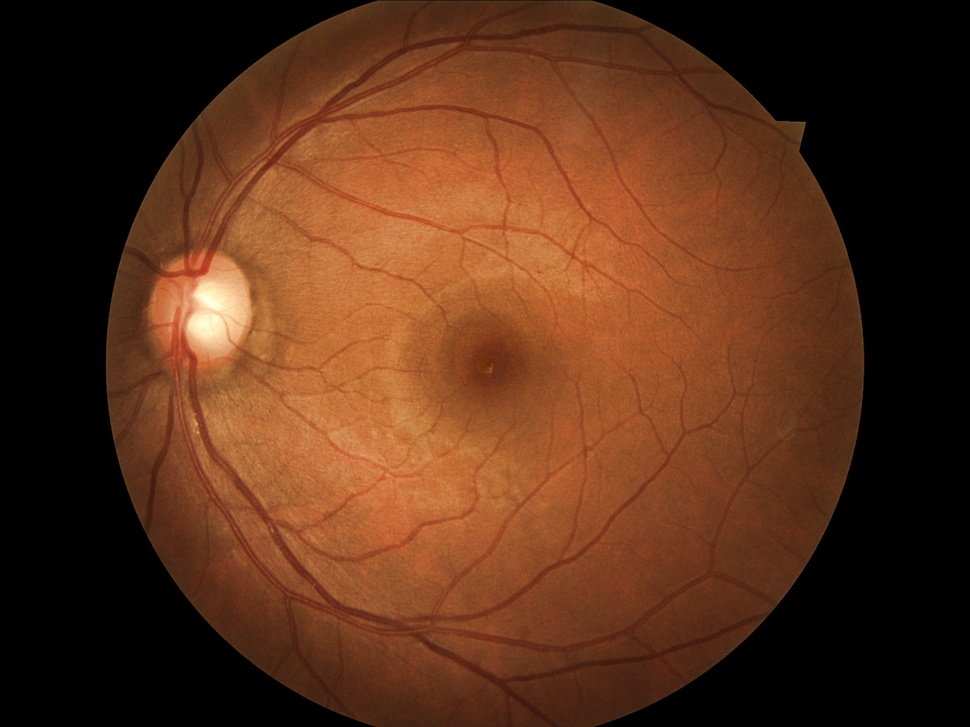
//> input picture prog9/test.jpg, 970 x 727 px, shrunk from 2592 x 1944 before the run
$ ./retinopathy   (built with g++ and OpenCV 4)
//> lines starting //> are read from the running program, lines starting //| are printed output that depends on the picture; after the words box and inside, x2 and y2 are one past the last pixel; in counts of white or black regions, pixels touching at a corner belong together

#include <cv.h>
#include <highgui.h>
#include <stdio.h>
#include <opencv2/opencv.hpp>
#include "opencv2/core/core.hpp"
#include "opencv2/highgui/highgui.hpp"
#include <opencv2/opencv.hpp>
#include <opencv2/imgproc/imgproc.hpp>
#include <opencv2/objdetect/objdetect.hpp>
#include "opencv2/video/tracking.hpp"

using namespace cv;
using namespace std;
void showHistogram(Mat& img)
{
	int bins = 256;
	int nc = img.channels();
	vector<Mat> hist(nc);
	// histogram arrays
	// This creates an array (vector is a C++ STL wrapper around arrays)
	// of matrices and puts the image "example.jpg" into a matrix and pushes
	// that matrix onto the first position of the array.

	// Initalize histogram arrays with black Background
	for (int i = 0; i < hist.size(); i++)
		hist[i] = Mat::zeros(1, bins, CV_32SC1);

	// Calculate the histogram of the image
	for (int i = 0; i < img.rows; i++)
	{
		for (int j = 0; j < img.cols; j++)
		{
			for (int k = 0; k < nc; k++)
			{
				uchar val = nc == 1 ? img.at<uchar>(i,j) : img.at<Vec3b>(i,j)[k];
				hist[k].at<int>(val) += 1;
			}
		}
	}

	// For each histogram arrays, obtain the maximum (peak) value
	// Needed to normalize the display later
	int hmax[3] = {0,0,0};
	for (int i = 0; i < nc; i++)
	{
		for (int j = 0; j < bins-1; j++)
			hmax[i] = hist[i].at<int>(j) > hmax[i] ? hist[i].at<int>(j) : hmax[i];
	}

	const char* wname[3] = { "blue", "green", "red" };
	Scalar colors[3] = { Scalar(255,0,0), Scalar(0,255,0), Scalar(0,0,255) };

	vector<Mat> canvas(nc);

	// Display each histogram in a canvas
	for (int i = 0; i < nc; i++)
	{
		canvas[i] = Mat::ones(125, bins, CV_8UC3);

		for (int j = 0, rows = canvas[i].rows; j < bins-1; j++)
		{
			line(
				canvas[i],
				Point(j, rows),
				Point(j, rows - (hist[i].at<int>(j) * rows/hmax[i])),
				nc == 1 ? Scalar(200,200,200) : colors[i],
				1, 8, 0
			);
		}

		imshow(nc == 1 ? "value" : wname[i], canvas[i]);
	}
}

void showgrayScaleHistogram(Mat& img)
{
	int hist[256] = {0};
	int i,j, max;
	char intensity;
	for(i = 1; i<img.rows; i++)
	{
		for(j = 1; j<img.cols; j++)
			{
				hist[(int)img.at<uchar>(i,j)]++;
			}
	}
	max = hist[0];
	for(int i = 0; i<256; i++)
	{
		if(max<hist[i])
			max = hist[i];
	}
	Mat new_img(max/100, 256,CV_8UC1, Scalar(100));
	int temp;
	for (j=1;j<256;j++)
  {
		temp = (int)hist[j]/100;
    for(i=1; i<temp; i++)
    {
      new_img.at<uchar>(i,j) = 255;
    }
  }
	namedWindow("test", WINDOW_AUTOSIZE);
  imshow("test", new_img);

}

int main()
{
	Mat src = imread("test.jpg");
//> src is the input picture: 727 rows x 970 cols, CV_8UC3; mean B, G, R 25.6, 48.2, 88.5
	Mat src1 = imread("test.jpg", CV_LOAD_IMAGE_GRAYSCALE);
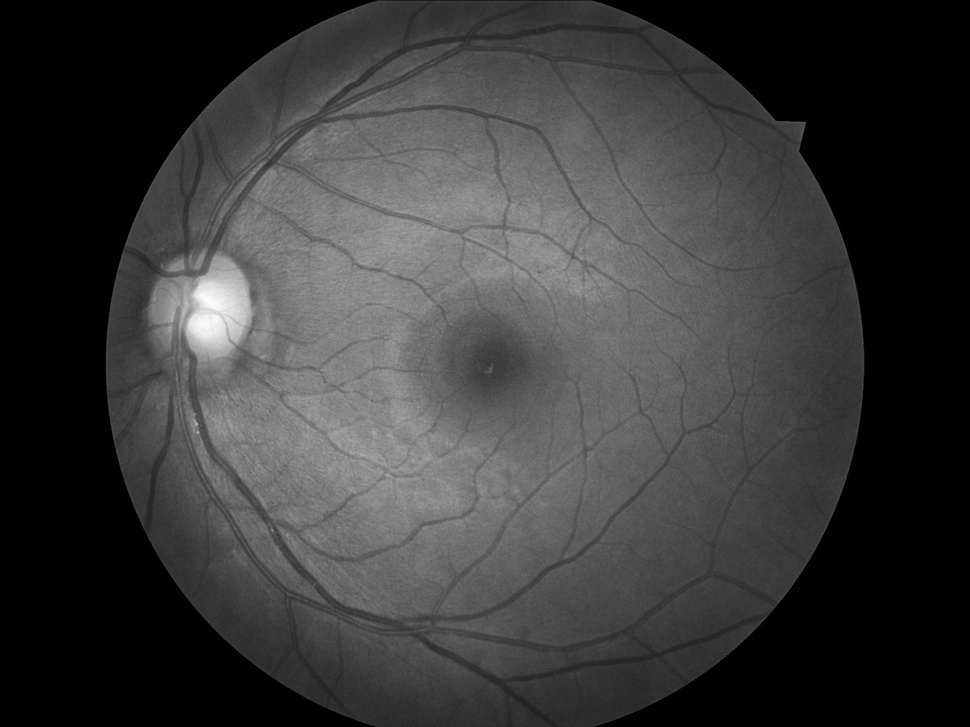
//> src1: 727 rows x 970 cols, CV_8UC1; min 0, max 253, mean 57.7
	Mat src_new = imread("test_j.png", CV_LOAD_IMAGE_GRAYSCALE);
//> test_j.png cannot be read in this run, so this picture is empty
	Mat dst;
	showHistogram(src);
//> after the loop in showHistogram, `for (int i = 0; i < nc; i++)`: hmax = [251680, 251572, 248646]
//> the loop in showHistogram, `for (int i = 0; i < nc; i++)` made 3 passes
//> pass 1, in showHistogram, `imshow(nc == 1 ? "value" : wname[i], canvas[i]);`:
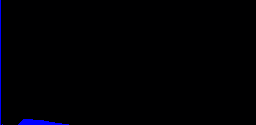
//> window 'blue': 125 rows x 256 cols, CV_8UC3; mean B, G, R 3.5, 0, 0
//> pass 2, in showHistogram, `imshow(nc == 1 ? "value" : wname[i], canvas[i]);`:
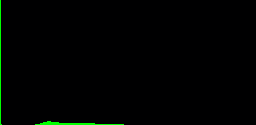
//> window 'green': 125 rows x 256 cols, CV_8UC3; mean B, G, R 1, 2.3, 0
	imshow("src", src);
	Mat gray_image;
	cvtColor( src, gray_image, CV_BGR2GRAY );
	namedWindow( "Gray image", CV_WINDOW_AUTOSIZE );
	imshow( "Gray image", gray_image );
	equalizeHist(gray_image, dst);
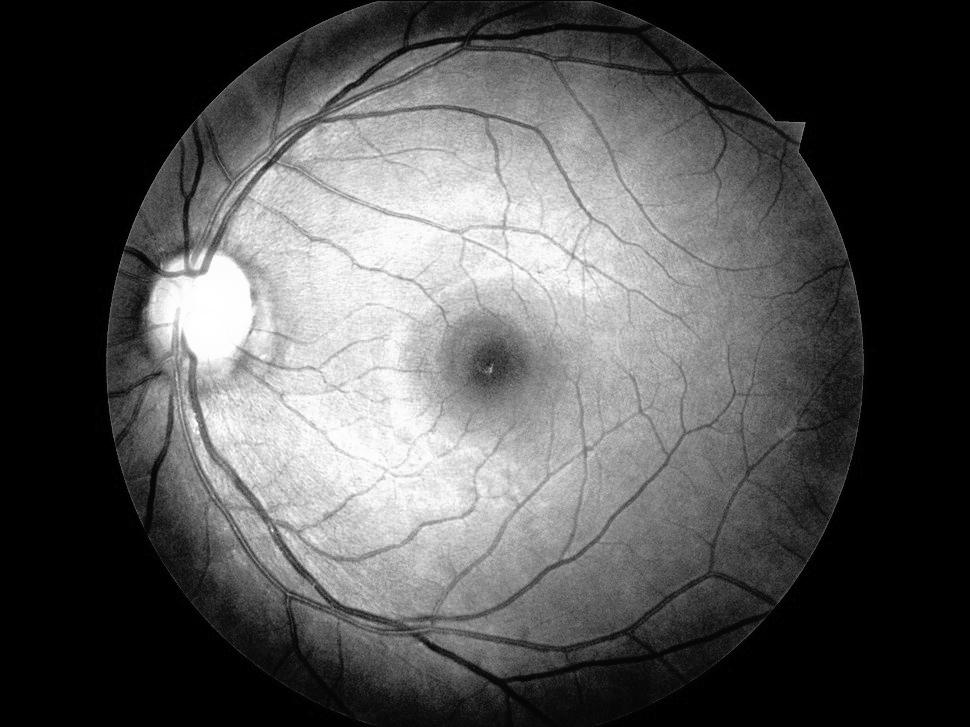
//> dst: 727 rows x 970 cols, CV_8UC1; min 0, max 255, mean 83.4
	namedWindow( "dst", CV_WINDOW_AUTOSIZE );
	imshow( "dst", dst );
	showgrayScaleHistogram(src1);
//> after the loop in showgrayScaleHistogram, `for(i = 1; i<img.rows; i++)`: hist = 256 values, max 251195 at index 0, min 0 at index 254, mean 2748
//> in showgrayScaleHistogram, `max = hist[0];`: max = 251195
//> in showgrayScaleHistogram, `Mat new_img(max/100, 256,CV_8UC1, Scalar(100));`: new_img: 2511 rows x 256 cols, CV_8UC1; every value is 100
//> the loop in showgrayScaleHistogram, `for (j=1;j<256;j++)` made 255 passes
//> temp on passes 1 to 3: 23, 10, 4
//> after the loop in showgrayScaleHistogram, `for (j=1;j<256;j++)`:
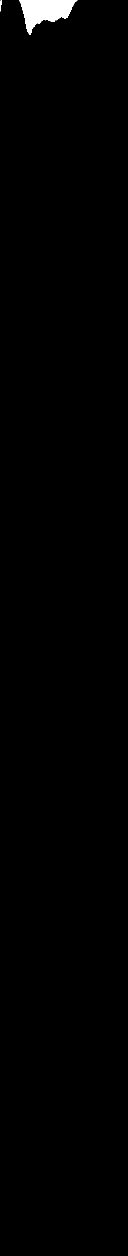
//> new_img: 2511 rows x 256 cols, CV_8UC1 (shown at 1/2 size); values 100 (black) and 255 (white), 0.66% white; 2 white regions, box (x1, y1, x2, y2) and area: (38, 1, 155, 70) 4235, (1, 1, 4, 23) 34
	std::cout << "POSITIVE DR" << std::endl;
	waitKey(0);
	return 0;
}

$ run again, with prog9/10_left.jpeg copied over prog9/test.jpg
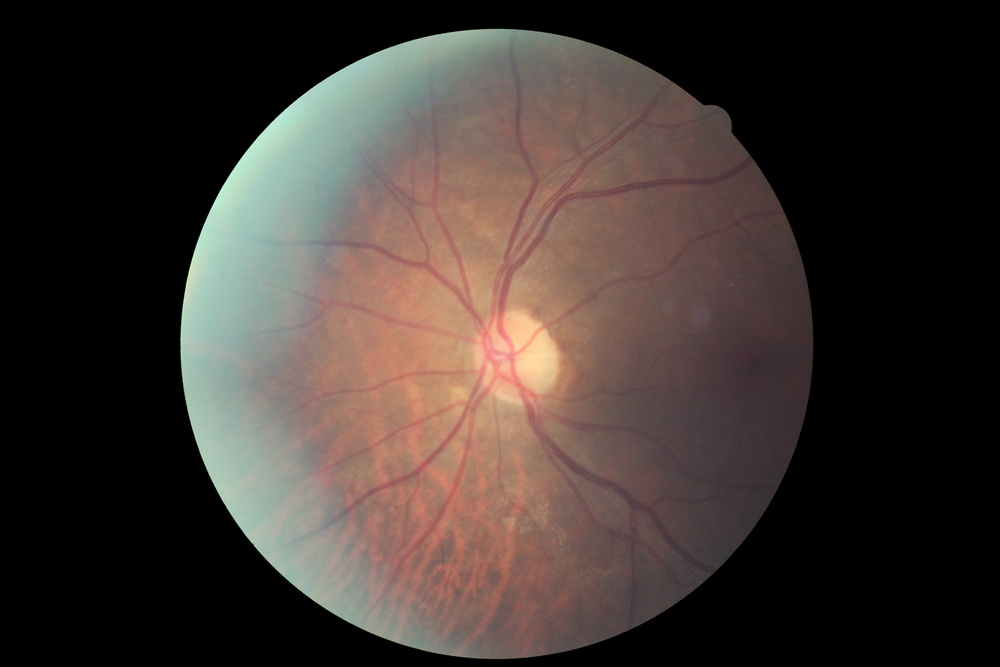
//> input picture prog9/10_left.jpeg, 1000 x 667 px, shrunk from 4752 x 3168 before the run
//> src is the input picture: 667 rows x 1000 cols, CV_8UC3; mean B, G, R 50, 54.6, 64.1
//> after the loop in showHistogram, `for (int i = 0; i < nc; i++)`: hmax = [348517, 346001, 346209]
//> `equalizeHist(gray_image, dst);`:
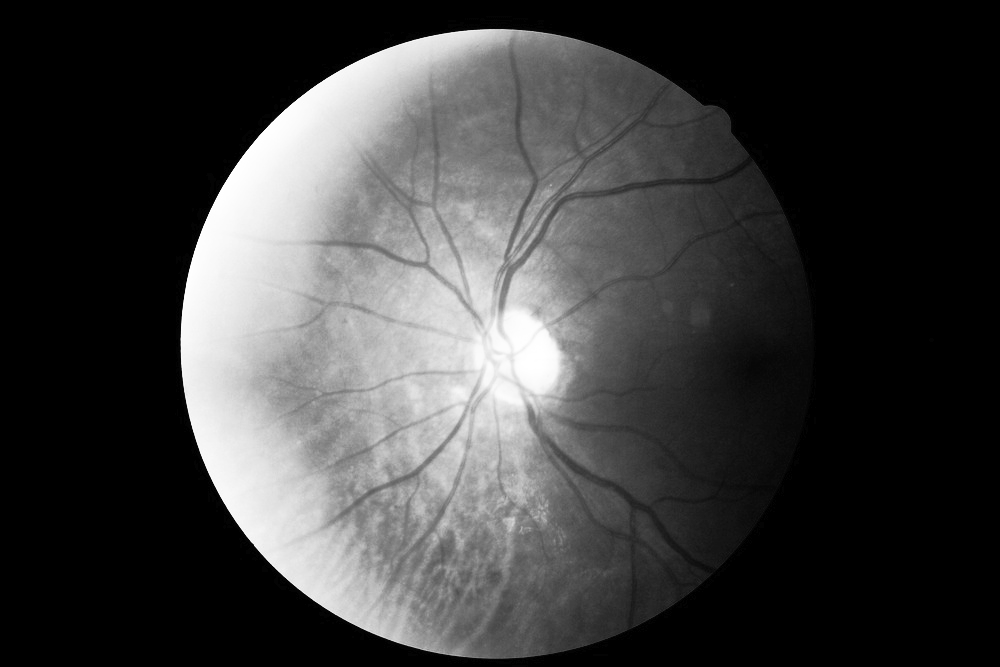
//> dst: 667 rows x 1000 cols, CV_8UC1; min 0, max 255, mean 62
//> after the loop in showgrayScaleHistogram, `for(i = 1; i<img.rows; i++)`: hist = 256 values, max 346730 at index 0, min 0 at index 237, mean 2599
//> in showgrayScaleHistogram, `max = hist[0];`: max = 346730
//> the loop in showgrayScaleHistogram, `for (j=1;j<256;j++)` made 255 passes
//> temp on passes 1 to 3: 21, 9, 4
//> after the loop in showgrayScaleHistogram, `for (j=1;j<256;j++)`:
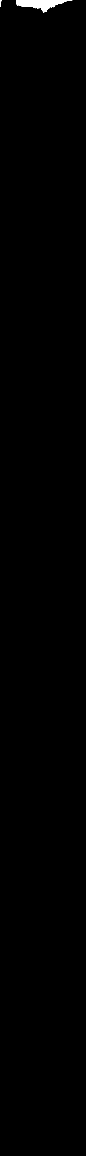
//> new_img: 3467 rows x 256 cols, CV_8UC1 (shown at 1/3 size); values 100 (black) and 255 (white), 0.33% white; 2 white regions, box (x1, y1, x2, y2) and area: (48, 1, 217, 38) 2869, (1, 1, 5, 21) 32

$ run again, with prog9/13_right.jpeg copied over prog9/test.jpg
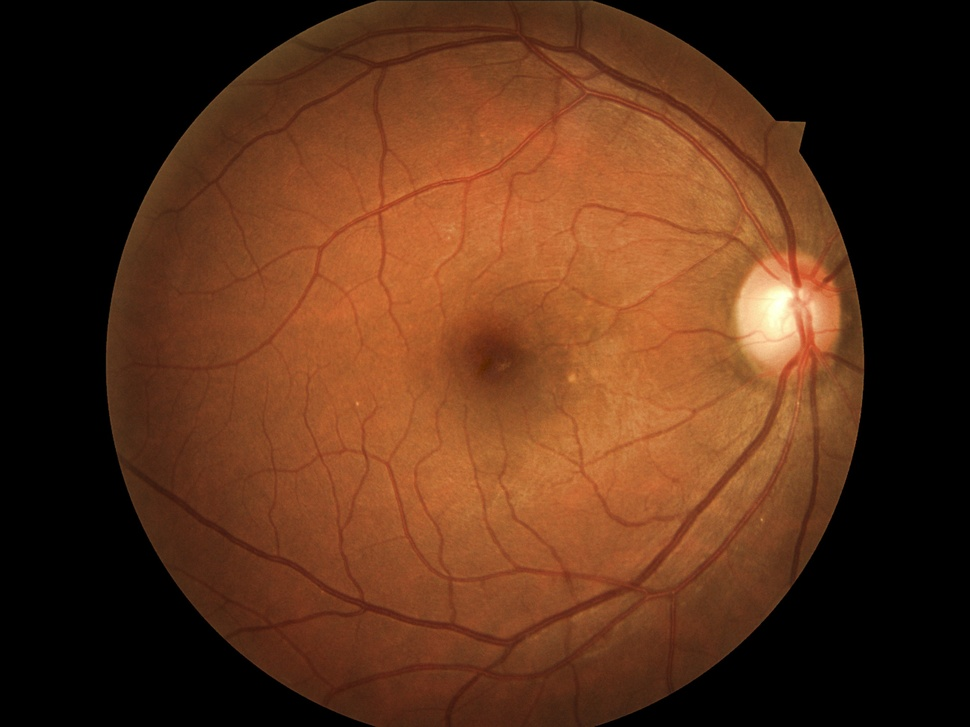
//> input picture prog9/13_right.jpeg, 970 x 727 px, shrunk from 2592 x 1944 before the run
//> src is the input picture: 727 rows x 970 cols, CV_8UC3; mean B, G, R 25.6, 48.9, 89.3
//> `Mat src1 = imread("test.jpg", CV_LOAD_IMAGE_GRAYSCALE);`:
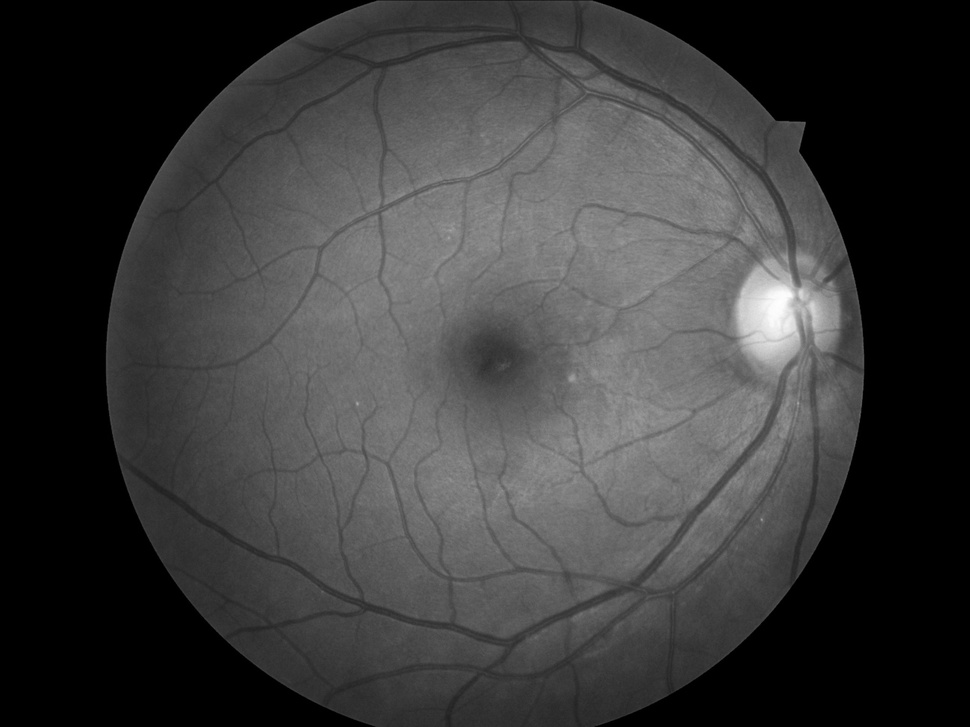
//> src1: 727 rows x 970 cols, CV_8UC1; min 0, max 254, mean 58.3
//> after the loop in showHistogram, `for (int i = 0; i < nc; i++)`: hmax = [251573, 251226, 248484]
//> `equalizeHist(gray_image, dst);`:
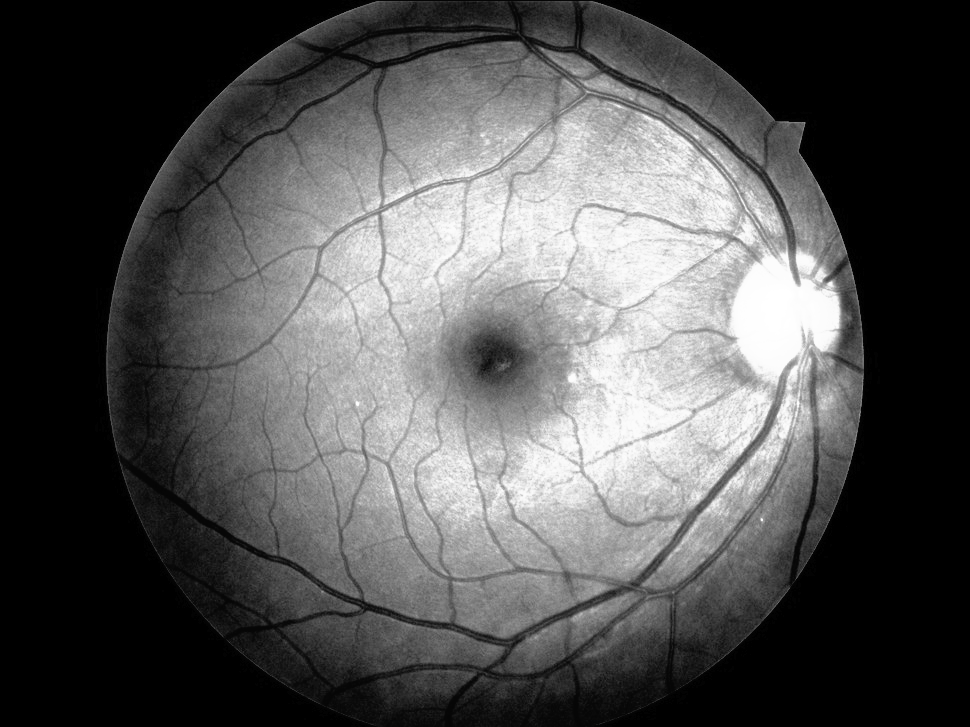
//> dst: 727 rows x 970 cols, CV_8UC1; min 0, max 255, mean 83.4
//> after the loop in showgrayScaleHistogram, `for(i = 1; i<img.rows; i++)`: hist = 256 values, max 251045 at index 0, min 0 at index 255, mean 2748
//> in showgrayScaleHistogram, `max = hist[0];`: max = 251045
//> the loop in showgrayScaleHistogram, `for (j=1;j<256;j++)` made 255 passes
//> temp on passes 1 to 3: 23, 10, 4
